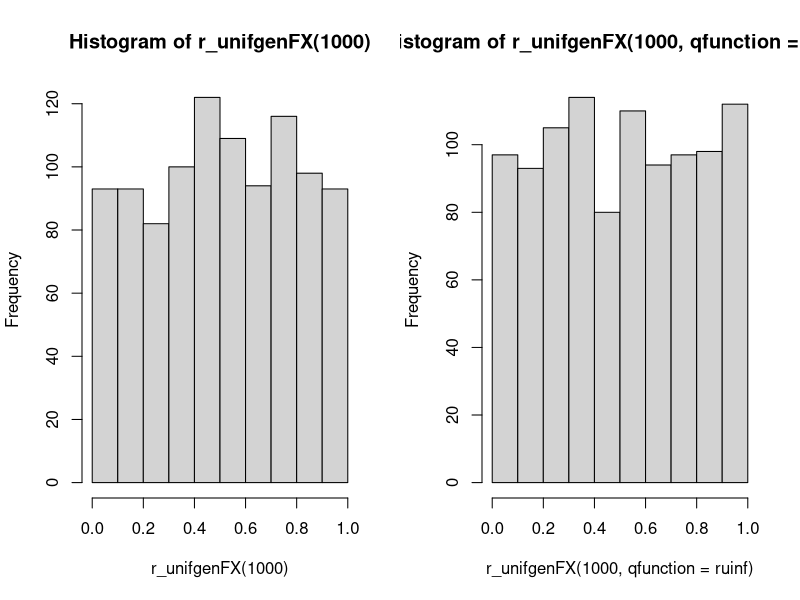
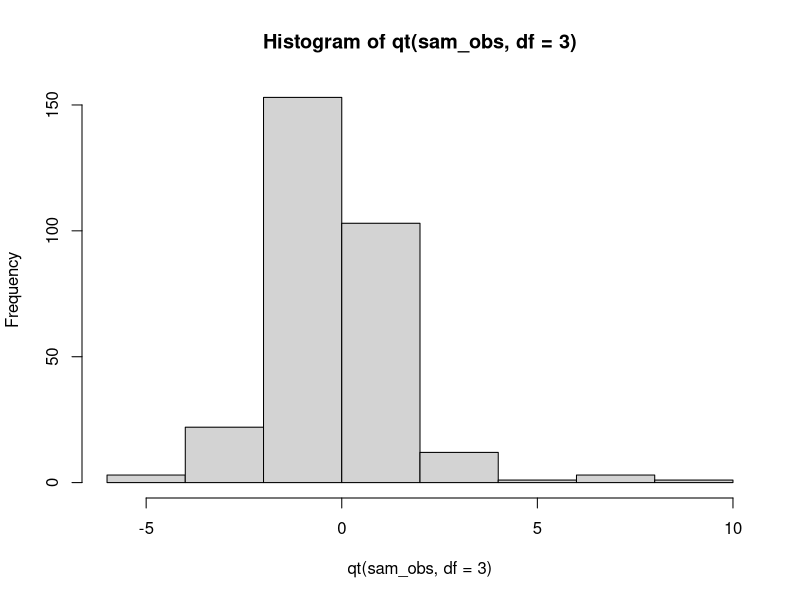
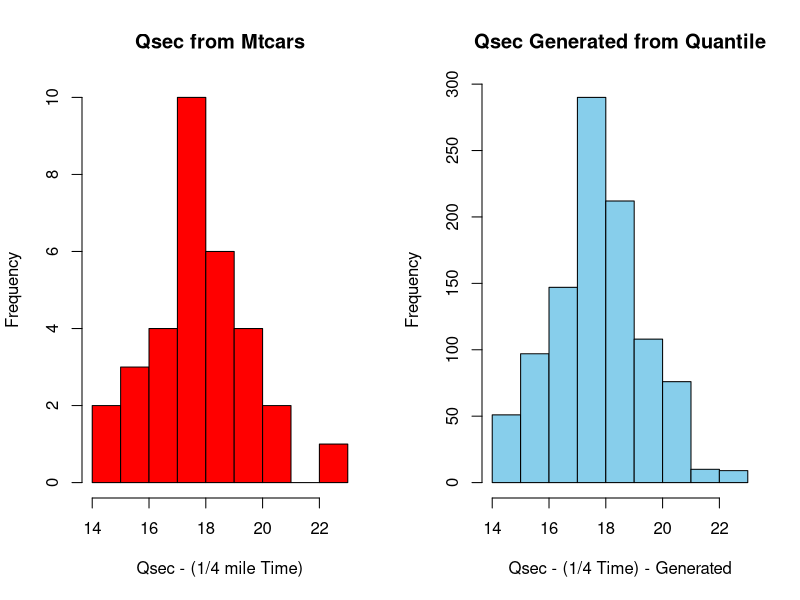

The R script that drew these images, in order:
## ---- chunk 1
help("runif")

## ---- chunk 2
r_unifgenFX <- function(n, qfunction = qnorm)
{
  randomderivates <- runif(n, min =0, max = 1)
  return (randomderivates)
}
## ---- chunk 3
set.seed(1234567)

oldpar <- par(mfrow = c(1, 2))
hist(r_unifgenFX(1000))

hist(r_unifgenFX(1000, qfunction = ruinf))
par(oldpar)
## ---- chunk 4

r_unifgen <- function (n, dof)
{
  robs_student_t <- rt(n, df=dof)
  return (robs_student_t)
}
## ---- chunk 5
sam_obs <- r_unifgen(1000, 3)

# Now passing the vector of random values to the qt fucntion to find the quantile values. 

 x_val <- qt(sam_obs, df= 3, lower.tail = TRUE)

hist(qt(sam_obs, df = 3))
 
## ---- chunk 6
# Just analyzing the dataset before interpreting the questions ! 

str(mtcars)
# we can infer that it has 11 variables and 32 rows . Names of these are mpg, cyl, disp, hp, drat, wt, qsec, vs, am, gear, card
head(mtcars)

## ---- chunk 7
summary(mtcars)
## ---- chunk 8
# Now lets use the Quantile function to answer the question 
quantile(mtcars$qsec)
## ---- chunk 9
samobs_fromqsec <- quantile(mtcars$qsec, prob = runif(1000))
samobs_fromqsec
## ---- chunk 10
# Printing all 32 rows of data with respect to number of cylinders
print(mtcars$cyl)

# Running the summary to get more info
summary(mtcars$cyl)

#calculating the mode of cyl
y <- mtcars$cyl
y <- table(y)
names(y)[which.max(y==max(y))]
## ---- chunk 11
## Using the quantile function for cyl
quantile(mtcars$cyl, prob=runif(10))
## ---- chunk 12
dat <- par(mfrow = c(1,2))
hist(mtcars$qsec, main = "Qsec from Mtcars", xlab = "Qsec - (1/4 mile Time)", col = 'red')
hist(samobs_fromqsec, main = "Qsec Generated from Quantile", xlab = "Qsec - (1/4 Time) - Generated", col='skyblue')
par(dat)

x <- 0 
